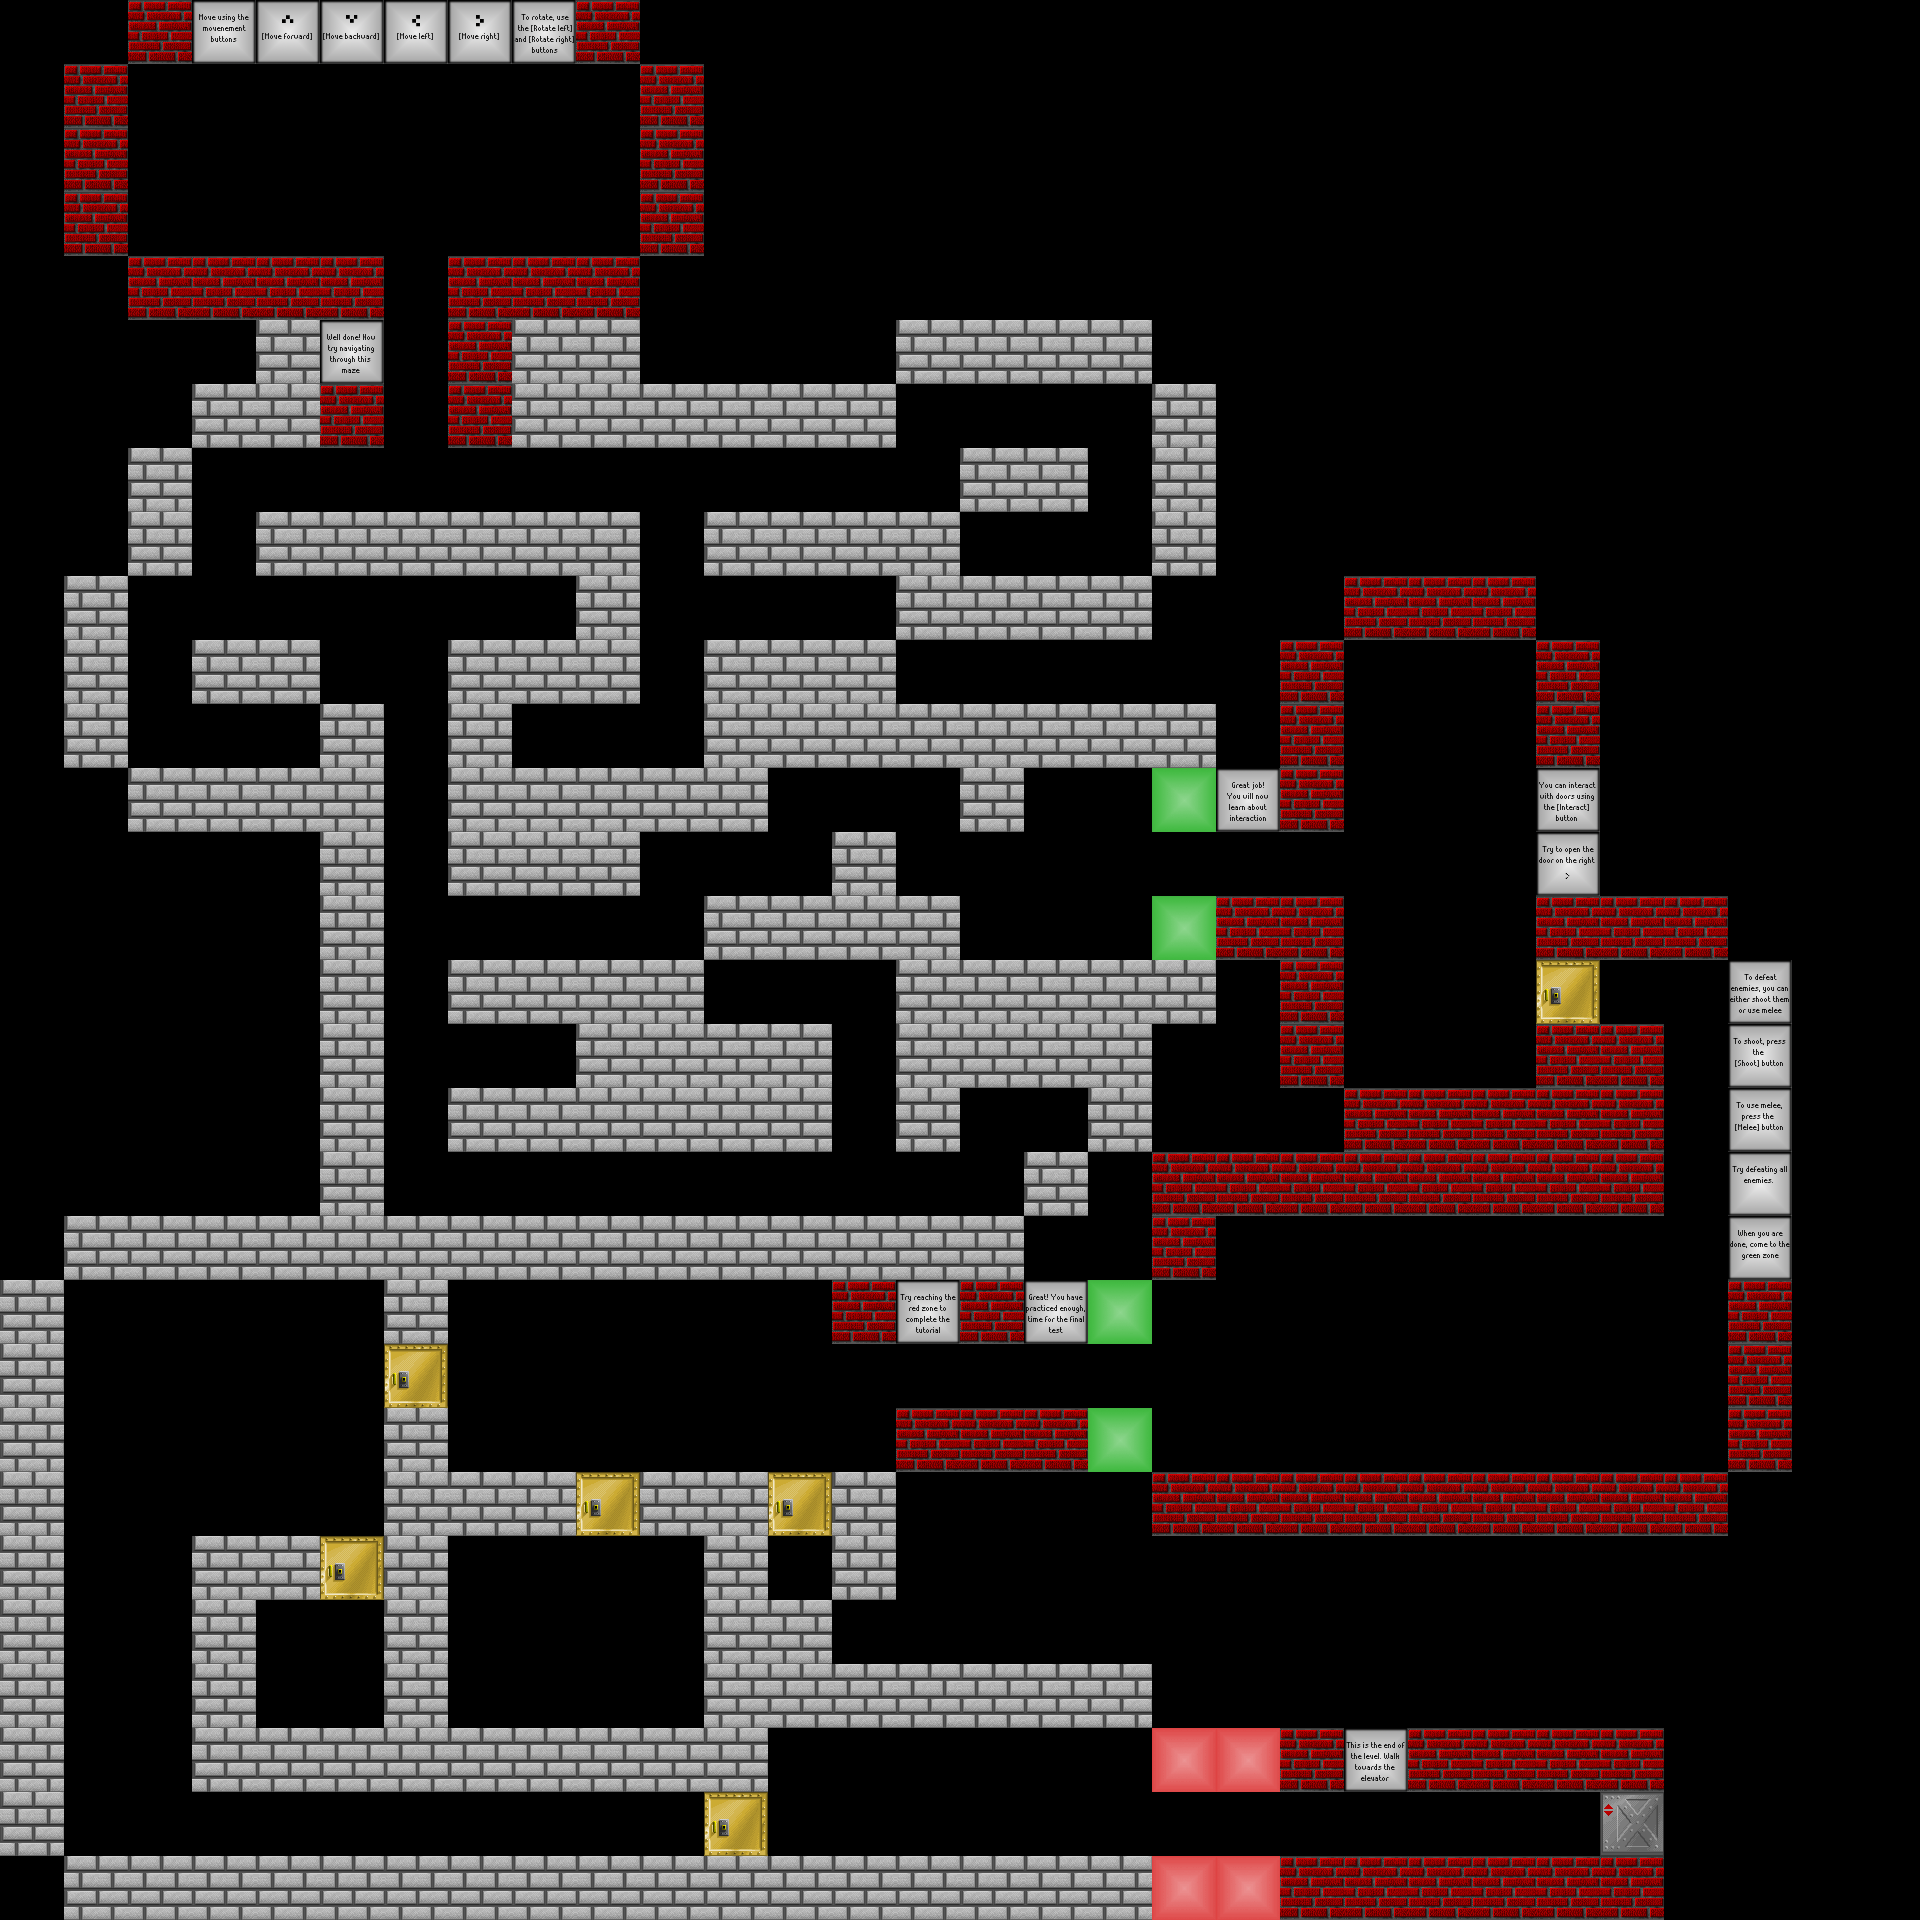

This game map was drawn from its Tiled (.tmx) file and the tilesets committed beside it. A one-line description and the full map source follow:
An orthogonal 30x30 tile map with 64x64 px tiles, 1 tile layer (Tutorial) and 15 objects (7x Entity, 6x DoorTrigger, PlayerSpawn, WinTrigger).

<map version="1.0" orientation="orthogonal" renderorder="right-down" width="30" height="30" tilewidth="64" tileheight="64" nextobjectid="32">
 <properties>
  <property name="name" value="Tutorial" />
 </properties>
 <tileset firstgid="1" name="tutorial_sheet" tilewidth="64" tileheight="64" tilecount="24">
  <image source="Minor_vidya/res/tutorial_sheet.bmp" width="384" height="256" />
 </tileset>
 <layer name="Tutorial" width="30" height="30">
  <data encoding="csv">
0,0,21,1,4,3,5,2,6,21,0,0,0,0,0,0,0,0,0,0,0,0,0,0,0,0,0,0,0,0,
0,21,0,0,0,0,0,0,0,0,21,0,0,0,0,0,0,0,0,0,0,0,0,0,0,0,0,0,0,0,
0,21,0,0,0,0,0,0,0,0,21,0,0,0,0,0,0,0,0,0,0,0,0,0,0,0,0,0,0,0,
0,21,0,0,0,0,0,0,0,0,21,0,0,0,0,0,0,0,0,0,0,0,0,0,0,0,0,0,0,0,
0,0,21,21,21,21,0,21,21,21,0,0,0,0,0,0,0,0,0,0,0,0,0,0,0,0,0,0,0,0,
0,0,0,0,23,7,0,21,23,23,0,0,0,0,23,23,23,23,0,0,0,0,0,0,0,0,0,0,0,0,
0,0,0,23,23,21,0,21,23,23,23,23,23,23,0,0,0,0,23,0,0,0,0,0,0,0,0,0,0,0,
0,0,23,0,0,0,0,0,0,0,0,0,0,0,0,23,23,0,23,0,0,0,0,0,0,0,0,0,0,0,
0,0,23,0,23,23,23,23,23,23,0,23,23,23,23,0,0,0,23,0,0,0,0,0,0,0,0,0,0,0,
0,23,0,0,0,0,0,0,0,23,0,0,0,0,23,23,23,23,0,0,0,21,21,21,0,0,0,0,0,0,
0,23,0,23,23,0,0,23,23,23,0,23,23,23,0,0,0,0,0,0,21,0,0,0,21,0,0,0,0,0,
0,23,0,0,0,23,0,23,0,0,0,23,23,23,23,23,23,23,23,0,21,0,0,0,21,0,0,0,0,0,
0,0,23,23,23,23,0,23,23,23,23,23,0,0,0,23,0,0,20,8,21,0,0,0,9,0,0,0,0,0,
0,0,0,0,0,23,0,23,23,23,0,0,0,23,0,0,0,0,0,0,0,0,0,0,10,0,0,0,0,0,
0,0,0,0,0,23,0,0,0,0,0,23,23,23,23,0,0,0,20,21,21,0,0,0,21,21,21,0,0,0,
0,0,0,0,0,23,0,23,23,23,23,0,0,0,23,23,23,23,23,0,21,0,0,0,24,0,0,11,0,0,
0,0,0,0,0,23,0,0,0,23,23,23,23,0,23,23,23,23,0,0,21,0,0,0,21,21,0,13,0,0,
0,0,0,0,0,23,0,23,23,23,23,23,23,0,23,0,0,23,0,0,0,21,21,21,21,21,0,12,0,0,
0,0,0,0,0,23,0,0,0,0,0,0,0,0,0,0,23,0,21,21,21,21,21,21,21,21,0,14,0,0,
0,23,23,23,23,23,23,23,23,23,23,23,23,23,23,23,0,0,21,0,0,0,0,0,0,0,0,15,0,0,
23,0,0,0,0,0,23,0,0,0,0,0,0,21,17,21,16,20,0,0,0,0,0,0,0,0,0,21,0,0,
23,0,0,0,0,0,24,0,0,0,0,0,0,0,0,0,0,0,0,0,0,0,0,0,0,0,0,21,0,0,
23,0,0,0,0,0,23,0,0,0,0,0,0,0,21,21,21,20,0,0,0,0,0,0,0,0,0,21,0,0,
23,0,0,0,0,0,23,23,23,24,23,23,24,23,0,0,0,0,21,21,21,21,21,21,21,21,21,0,0,0,
23,0,0,23,23,24,23,0,0,0,0,23,0,23,0,0,0,0,0,0,0,0,0,0,0,0,0,0,0,0,
23,0,0,23,0,0,23,0,0,0,0,23,23,0,0,0,0,0,0,0,0,0,0,0,0,0,0,0,0,0,
23,0,0,23,0,0,23,0,0,0,0,23,23,23,23,23,23,23,0,0,0,0,0,0,0,0,0,0,0,0,
23,0,0,23,23,23,23,23,23,23,23,23,0,0,0,0,0,0,19,19,21,18,21,21,21,21,0,0,0,0,
23,0,0,0,0,0,0,0,0,0,0,24,0,0,0,0,0,0,0,0,0,0,0,0,0,22,0,0,0,0,
0,23,23,23,23,23,23,23,23,23,23,23,23,23,23,23,23,23,19,19,21,21,21,21,21,21,0,0,0,0
</data>
 </layer>
 <objectgroup name="objects">
  <object id="2" type="DoorTrigger" x="1536" y="960" width="64" height="64" />
  <object id="6" type="Entity" x="1408" y="1344">
   <properties>
    <property name="entity_name" value="soldier" />
   </properties>
   <polyline points="0,0 192,0" />
  </object>
  <object id="7" type="Entity" x="128" y="1344">
   <properties>
    <property name="entity_name" value="soldier" />
   </properties>
   <polyline points="0,0 0,128 192,128 192,0 0,0" />
  </object>
  <object id="10" type="Entity" x="128" y="1664">
   <properties>
    <property name="entity_name" value="soldier" />
   </properties>
   <polyline points="0,0 0,128" />
  </object>
  <object id="13" type="Entity" x="64" y="1664">
   <properties>
    <property name="entity_name" value="soldier" />
   </properties>
   <polyline points="0,0 0,64" />
  </object>
  <object id="16" type="DoorTrigger" x="384" y="1344" width="64" height="64" />
  <object id="17" type="DoorTrigger" x="576" y="1472" width="64" height="64" />
  <object id="18" type="DoorTrigger" x="768" y="1472" width="64" height="64" />
  <object id="21" type="PlayerSpawn" x="320" y="192" width="64" height="64" />
  <object id="22" type="DoorTrigger" x="704" y="1792" width="64" height="64" />
  <object id="23" type="DoorTrigger" x="320" y="1536" width="64" height="64" />
  <object id="24" type="WinTrigger" x="1536" y="1792" width="64" height="64" />
  <object id="25" type="Entity" x="1280" y="1280">
   <properties>
    <property name="entity_name" value="soldier" />
   </properties>
   <polyline points="0,0 64,64" />
  </object>
  <object id="29" type="Entity" x="512" y="1600">
   <properties>
    <property name="entity_name" value="soldier" />
   </properties>
   <polyline points="0,0 128,0 128,64" />
  </object>
  <object id="31" type="Entity" x="1280" y="1408">
   <properties>
    <property name="entity_name" value="soldier" />
   </properties>
   <polyline points="0,0 192,0 320,0" />
  </object>
 </objectgroup>
</map>
